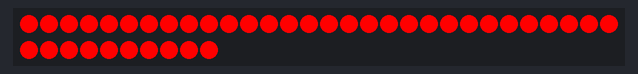
The sketch below on a simulated ATtiny85, built with avr-gcc and run on an emulated ATtiny85. Shown: 40 RGB LEDs in strip order, left to right, continuing on the next row. Dim RGB values are drawn brighter than linear.

Above: at 0.2 s.
At 0.8 s:
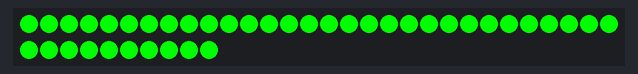
At 2.03 s:
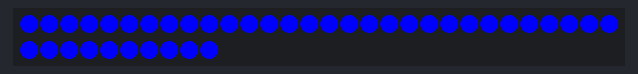
At 11.98 s:
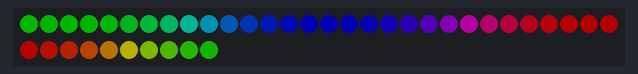
At 20.97 s:
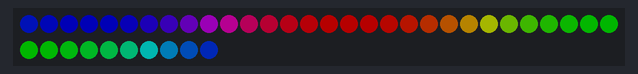
At 39.86 s:
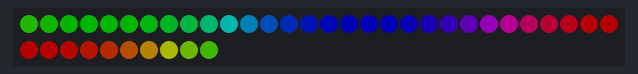

Measured:
- what the display in image 1 shows lasts 0.7 s, from 0.7 s to 1.4 s

The sketch:

spikey.ino
```cpp
// What I need to do to make it work on my old Gemma Board:
// Arduino 1.8.16
// Board: Adafruit Gemma ATTiny85 @ 8MHz
// Programmer: USBTinyISP
// Press reset before upload

#include <Adafruit_NeoPixel.h>

#define N_LEDS 40
#define PIN     0

//NEO_GRBW
Adafruit_NeoPixel strip = Adafruit_NeoPixel(N_LEDS, PIN, NEO_GRBW + NEO_KHZ800);

void setup() {
  strip.begin();
  for(int i=0; i<=N_LEDS; i++)
  {
    strip.setPixelColor(i, 0xFF0000);
    strip.show();
  }
    delay(500);
  for(int i=0; i<=N_LEDS; i++)
  {
    strip.setPixelColor(i, 0x00FF00);
    strip.show();
  }
    delay(500);
    for(int i=0; i<=N_LEDS; i++)
  {
    strip.setPixelColor(i, 0x0000FF);
    strip.show();
  }
  delay(500);
}


void loop() {
  brightnessfade(255,64);
  rainbow(10);

  brightnessfade(64,127);
  rainbow(10);

  brightnessfade(127,255);
  rainbow(10);
 }

void brightnessfade(int start, int stop){
  int i;
  if( start < stop)
  {
    for( i=start; i<stop; i+=1 )
    {
      strip.setBrightness(i);
      strip.show();
      delay(3);
    }
  }
  else
  {
    for( i=start; i>stop; i-=1 )
    {
      strip.setBrightness(i);
      strip.show();
      delay(3);
    }
  }

}


void rainbow(int wait) {
  for(long firstPixelHue = 0; firstPixelHue < 5*65536; firstPixelHue += 256) {
    for(int i=0; i<strip.numPixels(); i++) {
      int pixelHue = firstPixelHue + (i * 65536L / strip.numPixels());
      strip.setPixelColor(i, strip.gamma32(strip.ColorHSV(pixelHue)));
    }
    strip.show();
    delay(wait);
  }
}

void knightrider(int sweeps)
{
  int j;
  int pos = 0, dir = 1; // Position, direction of "eye"

  // Draw 5 pixels centered on pos.  setPixelColor() will clip any
  // pixels off the ends of the strip, we don't need to watch for that.

  for(int loopcounter=(2*sweeps*strip.numPixels()); loopcounter>0; loopcounter--)
  {
    strip.setPixelColor(pos - 7, 0x080000); // Dark red
    strip.setPixelColor(pos - 6, 0x080000); // Dark red
    strip.setPixelColor(pos - 5, 0x100000); // Dark red
    strip.setPixelColor(pos - 4, 0x100000); // Dark red
    strip.setPixelColor(pos - 3, 0x880000); // Medium red
    strip.setPixelColor(pos - 2, 0xFF0000); // Medium red
    strip.setPixelColor(pos - 1, 0xFF4000); // Center pixel is brightest
    strip.setPixelColor(pos    , 0xFF4000); // Center pixel is brightest
    strip.setPixelColor(pos + 1, 0xFF4000); // Center pixel is brightest
    strip.setPixelColor(pos + 2, 0xFF0000); // Medium red
    strip.setPixelColor(pos + 3, 0x880000); // Medium red
    strip.setPixelColor(pos + 4, 0x100000); // Dark red
    strip.setPixelColor(pos + 5, 0x100000); // Dark red
    strip.setPixelColor(pos + 6, 0x080000); // Dark red
    strip.setPixelColor(pos + 7, 0x080000); // Dark red

    strip.show();
    delay(40);

    // Rather than being sneaky and erasing just the tail pixel,
    // it's easier to erase it all and draw a new one next time.
    for(j=-7; j<= 7; j++) strip.setPixelColor(pos+j, 0);

    // Bounce off ends of strip
    pos += dir;
    if(pos < 0) {
      pos = 1;
      dir = -dir;
    } else if(pos >= strip.numPixels()) {
      pos = strip.numPixels() - 2;
      dir = -dir;
    }
  }
}
```
